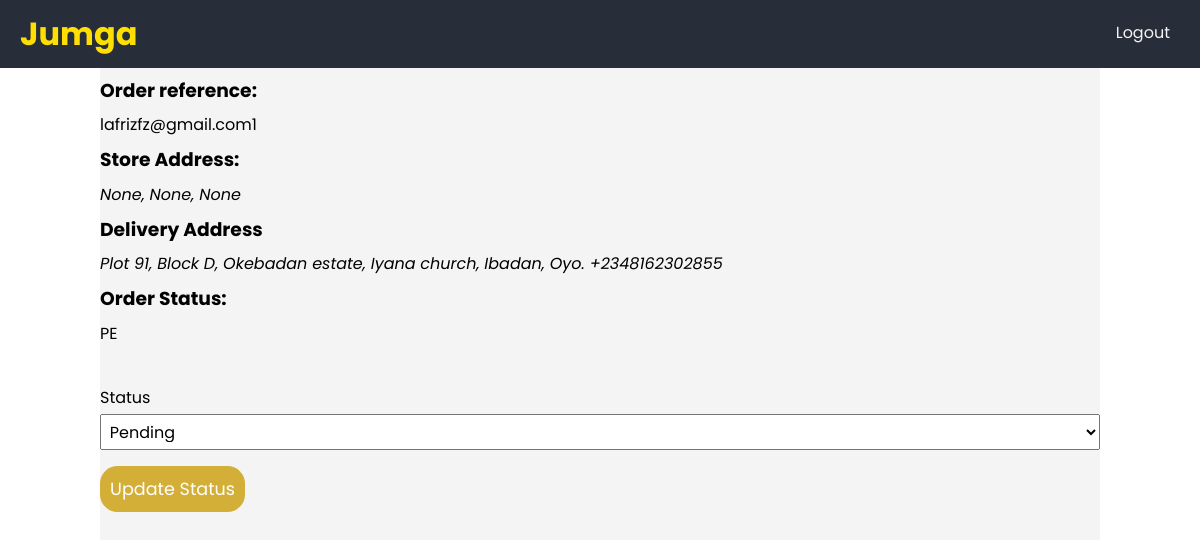
Screenshot of /dispatch/rider/task/update/1/ (signed in) with the database file from the repository.
### store/models.py (models this page shows, shortened)
class Order(models.Model):
	class StatusChoices(models.TextChoices):
		PENDING = 'PE', _('Pending')
		SORTING = 'SR', _('Sorting')
		SHIPMENT = 'SH', _('Shipping')
		DELIVERED = 'DE', _('Delivered')
	customer = models.ForeignKey(Customer, null=True, on_delete = models.SET_NULL)
	store = models.ForeignKey(Store, on_delete=models.CASCADE)
	completed = models.BooleanField(default = False, null = True, blank = True)
	transaction_id = models.CharField(max_length = 200, null = True, blank = True)
	shipping_fee = models.IntegerField(default=0)
	status = models.CharField(max_length = 2, choices = StatusChoices.choices, default=StatusChoices.PENDING)
	dispatch_rider = models.ForeignKey(DispatchRider, null=True, on_delete=models.SET_NULL)
	@property
	def reference(self):
		return self.customer.__str__() + str(self.id)

class Store(models.Model):
	user = models.OneToOneField(User, on_delete=models.CASCADE)
	name = models.CharField(max_length=100)
	description = models.TextField()
	email = models.EmailField()
	phone_number = PhoneNumberField()
	address_line_1 = models.CharField(max_length=200, null=True)
	address_line_2 = models.CharField(max_length=200, null=True, blank=True)
	city = models.CharField(max_length=50, null=True)
	state = models.CharField(max_length=50, null=True)
	bank_name = models.CharField(max_length=200)
	account_number = models.CharField(max_length=10)
	is_active = models.BooleanField(default=False)
	slug = AutoSlugField(populate_from='name')

### account/models.py (models this page shows, shortened)
class Customer(models.Model):
    user = models.OneToOneField(User, null=True, on_delete=models.CASCADE, related_name="customer")
    device_id = models.CharField(max_length=30, unique=True, null=True, blank=True)
    def __str__(self):
        if self.user:
            name = self.user.email
        else:
            name = self.device_id
        return str(name)

class User(AbstractBaseUser):
    email = models.EmailField(verbose_name="email", max_length=60, unique=True)
    first_name = models.CharField(max_length=100)
    last_name = models.CharField(max_length=100)
    profile_picture = models.ImageField()
    phone_number = PhoneNumberField()
    date_joined = models.DateTimeField(auto_now_add=True)
    last_login = models.DateTimeField(auto_now=True)
    is_admin = models.BooleanField(default=False)
    is_active = models.BooleanField(default=True)
    is_staff = models.BooleanField(default=False)
    is_superuser = models.BooleanField(default=False)
    USERNAME_FIELD = 'email'
    REQUIRED_FIELDS = ['first_name', 'last_name']
    object = MyAccountManager()
    def __str__(self):
        return self.email

### checkout/models.py (models this page shows)
class Address(models.Model):
    order = models.OneToOneField(Order, on_delete=models.CASCADE)
    first_name = models.CharField(max_length = 250, null = True)
    last_name = models.CharField(max_length = 250, null = True)
    email = models.EmailField(max_length = 250, null = True, blank = True)
    address_line_1 = models.CharField(max_length = 250, null = True)
    address_line_2 = models.CharField(max_length = 250, null = True, blank = True)
    city = models.CharField(max_length = 250, null = True)
    state = models.CharField(max_length = 250, null = True)
    country = models.CharField(max_length = 250, default = "Nigeria")
    postal_code = models.PositiveIntegerField(null = True)
    phone_number = PhoneNumberField()

### dispatch/views.py (the view, shortened to what this page needs)
# urls.py: path('task/update/<int:pk>/', views.TaskUpdateView.as_view(), name="task_update"),
class TaskUpdateView(UpdateView):
    model = Order
    fields = ["status"]
    template_name = "dispatch/taskUpdate.html"

### templates/dispatch/taskUpdate.html (shortened to what this page needs)
{% extends 'product/base.html' %}
{% block body %}
	<p><h3>Order reference: </h3> {{ order.reference }}</p>
	<h3>Store Address:</h3>
	<address>
		{{ order.store.address_line_1 }},
		{{ order.store.city }},
		{{ order.store.state }}
	</address>
	<h3>Delivery Address</h3>
	<address>
		{{ order.address.address_line_1 }},
		{{ order.address.city }},
		{{ order.address.state }}.
		{{ order.address.phone_number }}
	</address>
	<h3>Order Status:</h3>
	<p>{{ order.status }}</p>
	<br>
	<form method="post">
		<div>
			{% for field in form %}
        		<label> {{ field.label }}</label>
        		{{ field }}
			{% endfor %}
		</div>
		<button class="btn btn-success" type="submit">Update Status</button>
	</form>
{% endblock %}

### static/css/base.css (style rules this page uses)
* { box-sizing: border-box; text-decoration: none; margin: 0; font-family: 'Poppins', sans-serif; }
body { width: 100%; margin: 0; background: white; }
.btn { display: block; text-align: center; }
.form label, input, select, textarea { width: 100%; font-size: 1rem; padding: .3rem; }
.btn-success { font-size: 1.1em; background-color: #d4af37; color: white; border: 0; border-radius: 1em; padding: 10px; margin-top: 1rem; transition: background-color 0.6s ease-in-out; }

### rows the page displays
Order: reference "lafrizfz@gmail.com1", store.address_line_1 "None", store.city "None", store.state "None", address.address_line_1 "Plot 91, Block D, Okebadan estate, Iyana church", address.city "Ibadan", address.state "Oyo", address.phone_number "+2348162302855", status "PE", form "Pending"

### other values shown
{{ field.label }} "Status"
